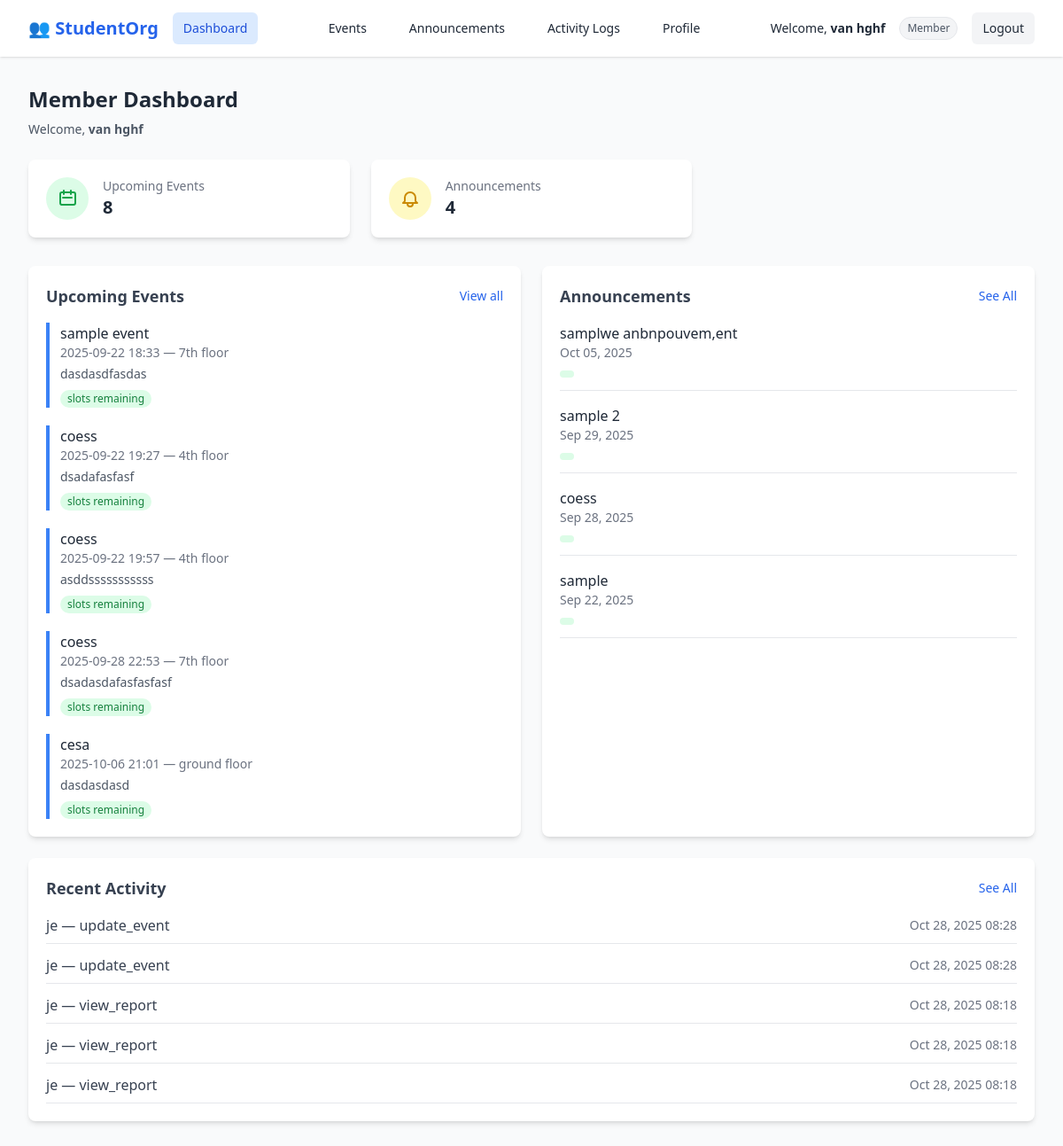
/dashboard/member/ (signed in), run on the app's committed database.
### accounts/models.py (models this page shows, shortened)
class Event(models.Model):
    title = models.CharField(max_length=200)
    start_datetime = models.DateTimeField(default=timezone.now)
    end_datetime = models.DateTimeField(default=timezone.now)
    location = models.CharField(max_length=255, default="TBA")
    max_slots = models.PositiveIntegerField(default=200)
    description = models.TextField(blank=True, null=True)

class Announcement(models.Model):
    title = models.CharField(max_length=255)
    content = models.TextField()
    created_at = models.DateTimeField(auto_now_add=True)
    author = models.ForeignKey(User, on_delete=models.CASCADE)

class AuditLog(models.Model):
    user = models.ForeignKey(settings.AUTH_USER_MODEL, on_delete=models.SET_NULL, null=True, blank=True)
    action = models.CharField(max_length=255)
    target = models.CharField(max_length=255, null=True, blank=True)
    timestamp = models.DateTimeField(auto_now_add=True)

### accounts/views.py (the view)
# urls.py: path('dashboard/member/', views.member_dashboard, name="member_dashboard"),
@login_required
def member_dashboard(request):
    total_events = Event.objects.count()
    total_announcements = Announcement.objects.count()
    events = Event.objects.order_by('start_datetime')[:5]
    announcements = Announcement.objects.order_by('-created_at')[:5]
    logs = AuditLog.objects.order_by('-timestamp')[:5]
    return render(request, "accounts/member_dashboard.html", {
        'total_events': total_events,
        'total_announcements': total_announcements,
        'events': events,
        'announcements': announcements,
        'logs': logs,
    })

### accounts/templates/accounts/member_dashboard.html (shortened to what this page needs)
{% extends "accounts/base.html" %}
{% block content %}
<div class="max-w-7xl mx-auto px-4 sm:px-6 lg:px-8 py-8">
  <div class="text-center md:text-left mb-6">
    <h1 class="text-2xl font-bold text-gray-800 mb-2">Member Dashboard</h1>
    <p class="text-gray-600 text-sm">
      Welcome, <strong>{{ user.get_full_name|default:user.username }}</strong>
    </p>
  </div>
  <div class="grid grid-cols-1 sm:grid-cols-2 md:grid-cols-3 gap-4 sm:gap-6 mb-8">
    <div class="bg-white shadow-md rounded-lg p-5 flex items-center space-x-4">
      <div class="p-3 bg-green-100 text-green-600 rounded-full flex-shrink-0">
        <svg xmlns="http://www.w3.org/2000/svg" class="h-6 w-6" fill="none"
             viewBox="0 0 24 24" stroke="currentColor">
          <path stroke-linecap="round" stroke-linejoin="round" stroke-width="2"
                d="M8 7V3m8 4V3m-9 8h10m-12 8h14a2 2 0 002-2V7a2 2 0 00-2-2H6a2 2 0 00-2 2v10a2 2 0 002 2z" />
        </svg>
      </div>
      <div>
        <p class="text-gray-500 text-sm">Upcoming Events</p>
        <p class="text-lg sm:text-xl font-semibold">{{ total_events }}</p>
      </div>
    </div>
    <div class="bg-white shadow-md rounded-lg p-5 flex items-center space-x-4">
      <div class="p-3 bg-yellow-100 text-yellow-600 rounded-full flex-shrink-0">
      </div>
      <div>
        <p class="text-gray-500 text-sm">Announcements</p>
        <p class="text-lg sm:text-xl font-semibold">{{ total_announcements }}</p>
      </div>
    </div>
  </div>
  <div class="grid grid-cols-1 lg:grid-cols-2 gap-6">
    <div class="bg-white shadow-md rounded-lg p-5">
      <div class="flex items-center justify-between mb-4">
        <h2 class="text-lg font-semibold text-gray-700">Upcoming Events</h2>
        <a href="{% url 'accounts:event_list' %}" class="text-blue-600 text-sm hover:underline">
          View all
        </a>
      </div>
      {% if events %}
        <div class="space-y-5">
          {% for event in events|slice:":5" %}
            <div class="border-l-4 border-blue-500 pl-3">
              <a href="{% url 'accounts:event_edit' event.id %}"
                 class="font-medium text-gray-800 hover:underline block">
                {{ event.title }}
              </a>
              <p class="text-sm text-gray-500">
                {{ event.start_datetime|date:"Y-m-d H:i" }} — {{ event.location|default:"TBA" }}
              </p>
              {% if event.description %}
                <p class="text-sm text-gray-600 mt-1">
                  {{ event.description|truncatewords:15 }}
                </p>
              {% endif %}
              {% if event.max_slots %}
                <span class="inline-block mt-2 text-xs bg-green-100 text-green-700 px-2 py-0.5 rounded-full">
                  {{ event.remaining }} slots remaining
                </span>
              {% endif %}
            </div>
          {% endfor %}
        </div>
      {% else %}
        <p class="text-gray-500 text-sm">No upcoming events available.</p>
      {% endif %}
    </div>
    <div class="bg-white shadow-md rounded-lg p-5">
      <div class="flex items-center justify-between mb-4">
        <h2 class="text-lg font-semibold text-gray-700">Announcements</h2>
        <a href="{% url 'accounts:announcement_list' %}" class="text-blue-600 text-sm hover:underline">
          See All
        </a>
      </div>
      {% if announcements %}
        <ul class="space-y-4">
          {% for ann in announcements %}
            <li class="border-b pb-2">
              <p class="font-medium text-gray-800">{{ ann.title }}</p>
              <p class="text-sm text-gray-500">{{ ann.created_at|date:"M d, Y" }}</p>
              <span class="inline-block mt-1 px-2 py-1 text-xs rounded-full
                {% if ann.priority == 'High' %}bg-red-100 text-red-600
                {% elif ann.priority == 'Medium' %}bg-yellow-100 text-yellow-600
                {% else %}bg-green-100 text-green-600{% endif %}">
              </span>
            </li>
          {% endfor %}
        </ul>
      {% else %}
        <p class="text-gray-500 text-sm">No announcements available.</p>
      {% endif %}
    </div>
  </div>
  <div class="bg-white shadow-md rounded-lg p-5 mt-6">
    <div class="flex items-center justify-between mb-4">
      <h2 class="text-lg font-semibold text-gray-700">Recent Activity</h2>
      <a href="{% url 'accounts:audit_log_list' %}" class="text-blue-600 text-sm hover:underline">
        See All
      </a>
    </div>
    {% if logs %}
      <ul class="space-y-3">
        {% for log in logs %}
          <li class="flex flex-col sm:flex-row sm:justify-between sm:items-center border-b pb-2">
            <span class="text-gray-700 text-sm sm:text-base">{{ log.user }} — {{ log.action }}</span>
            <span class="text-xs sm:text-sm text-gray-500 mt-1 sm:mt-0">
              {{ log.timestamp|date:"M d, Y H:i" }}
            </span>
          </li>
        {% endfor %}
      </ul>
    {% else %}
      <p class="text-gray-500 text-sm">No activity logs available.</p>
    {% endif %}
  </div>
</div>
{% endblock %}

### accounts/templates/accounts/base.html (shortened to what this page needs)
{% load static %}
<!DOCTYPE html>
<html lang="en">
<head>
 <script src="https://cdn.tailwindcss.com"></script>
 </head>
 <body
  class="{% if request.resolver_match.url_name in 'login register' %}
         min-h-screen flex items-center justify-center bg-gradient-to-br from-blue-50 to-indigo-100 text-gray-800
         {% else %}
         bg-gray-50 text-gray-800
         {% endif %}">
  {% if request.resolver_match.url_name not in 'login register' %}
  <nav class="bg-white shadow">
    <div class="max-w-7xl mx-auto px-4 sm:px-6 lg:px-8">
      <div class="flex justify-between h-16 items-center">
        <div class="flex items-center space-x-4">
          <span class="text-xl font-bold text-blue-600 flex items-center">
            👥 StudentOrg
          </span>
          {% if user.is_superuser %}
            <a href="{% url 'accounts:superadmin_dashboard' %}"
               class="px-3 py-2 rounded-md text-sm font-medium
               {% if request.resolver_match.url_name == 'superadmin_dashboard' %} bg-blue-100 text-blue-700 {% else %} hover:bg-gray-100 {% endif %}">
              Dashboard
            </a>
          {% elif user.member.role == "admin" %}
            <a href="{% url 'accounts:admin_dashboard' %}"
               class="px-3 py-2 rounded-md text-sm font-medium
               {% if request.resolver_match.url_name == 'admin_dashboard' %} bg-blue-100 text-blue-700 {% else %} hover:bg-gray-100 {% endif %}">
              Dashboard
            </a>
          {% else %}
            <a href="{% url 'accounts:member_dashboard' %}"
               class="px-3 py-2 rounded-md text-sm font-medium
               {% if request.resolver_match.url_name == 'member_dashboard' %} bg-blue-100 text-blue-700 {% else %} hover:bg-gray-100 {% endif %}">
              Dashboard
            </a>
          {% endif %}
        </div>
        {% if user.is_authenticated and user.member.role in "admin superadmin" %}
        <div class="flex space-x-6">
          <a href="{% url 'accounts:membership_list' %}"
             class="px-3 py-2 rounded-md text-sm font-medium
             {% if request.resolver_match.url_name == 'membership_list' %} bg-blue-100 text-blue-700 {% else %} hover:bg-gray-100 {% endif %}">
            Members
          </a>
          <a href="{% url 'accounts:event_list' %}"
             class="px-3 py-2 rounded-md text-sm font-medium
             {% if request.resolver_match.url_name == 'event_list' %} bg-blue-100 text-blue-700 {% else %} hover:bg-gray-100 {% endif %}">
            Events
          </a>
          <a href="{% url 'accounts:announcement_list' %}"
             class="px-3 py-2 rounded-md text-sm font-medium
             {% if request.resolver_match.url_name == 'announcement_list' %} bg-blue-100 text-blue-700 {% else %} hover:bg-gray-100 {% endif %}">
            Announcements
          </a>
          <a href="{% url 'accounts:audit_log_list' %}"
             class="px-3 py-2 rounded-md text-sm font-medium
             {% if request.resolver_match.url_name == 'audit_log_list' %} bg-blue-100 text-blue-700 {% else %} hover:bg-gray-100 {% endif %}">
            Activity Logs
          </a>
          <a href="{% url 'accounts:profile_update' %}"
             class="px-3 py-2 rounded-md text-sm font-medium
             {% if request.resolver_match.url_name == 'profile_update' %} bg-blue-100 text-blue-700 {% else %} hover:bg-gray-100 {% endif %}">
            Profile
          </a>
        </div>
        {% else %}
        <div class="flex space-x-6">
          <a href="{% url 'accounts:event_list' %}"
             class="px-3 py-2 rounded-md text-sm font-medium
             {% if request.resolver_match.url_name == 'event_list' %} bg-blue-100 text-blue-700 {% else %} hover:bg-gray-100 {% endif %}">
            Events
          </a>
          <a href="{% url 'accounts:announcement_list' %}"
             class="px-3 py-2 rounded-md text-sm font-medium
             {% if request.resolver_match.url_name == 'announcement_list' %} bg-blue-100 text-blue-700 {% else %} hover:bg-gray-100 {% endif %}">
            Announcements
          </a>
          <a href="{% url 'accounts:audit_log_list' %}"
             class="px-3 py-2 rounded-md text-sm font-medium
             {% if request.resolver_match.url_name == 'audit_log_list' %} bg-blue-100 text-blue-700 {% else %} hover:bg-gray-100 {% endif %}">
            Activity Logs
          </a>
          <a href="{% url 'accounts:profile_update' %}"
             class="px-3 py-2 rounded-md text-sm font-medium
             {% if request.resolver_match.url_name == 'profile_update' %} bg-blue-100 text-blue-700 {% else %} hover:bg-gray-100 {% endif %}">
            Profile
          </a>
        </div>
        {% endif %}
        <div class="flex items-center space-x-4">
          <span class="text-sm">
            Welcome, <strong>{{ user.get_full_name|default:user.username }}</strong>
          </span>
          {% if user.is_superuser %}
            <span class="px-2 py-1 text-xs rounded-full bg-blue-100 text-blue-600 border border-blue-200">
              Superadmin
            </span>
          {% elif user.member.role == "admin" %}
            <span class="px-2 py-1 text-xs rounded-full bg-green-100 text-green-600 border border-green-200">
              Admin
            </span>
          {% else %}
            <span class="px-2 py-1 text-xs rounded-full bg-gray-100 text-gray-600 border border-gray-200">
              Member
            </span>
          {% endif %}
          <a href="{% url 'accounts:logout' %}"
             class="px-3 py-2 rounded-md bg-gray-100 hover:bg-gray-200 text-sm font-medium">
            Logout
          </a>
        </div>
      </div>
    </div>
  </nav>
  {% endif %}
  {% block content %}{% endblock %}
</body>
</html>

### data on the page
Event: title "sample event", start_datetime "2025-09-22 18:33", location "7th floor", description "dasdasdfasdas"
Event: title "coess", start_datetime "2025-09-22 19:27", location "4th floor", description "dsadafasfasf"
Event: title "coess", start_datetime "2025-09-22 19:57", location "4th floor", description "asddsssssssssss"
Event: title "coess", start_datetime "2025-09-28 22:53", location "7th floor", description "dsadasdafasfasfasf"
Event: title "cesa", start_datetime "2025-10-06 21:01", location "ground floor", description "dasdasdasd"
Announcement: title "samplwe anbnpouvem,ent", created_at "Oct 05, 2025"
Announcement: title "sample 2", created_at "Sep 29, 2025"
Announcement: title "coess", created_at "Sep 28, 2025"
Announcement: title "sample", created_at "Sep 22, 2025"
AuditLog: user "je", action "update_event", timestamp "Oct 28, 2025 08:28"
AuditLog: user "je", action "update_event", timestamp "Oct 28, 2025 08:28"
AuditLog: user "je", action "view_report", timestamp "Oct 28, 2025 08:18"
AuditLog: user "je", action "view_report", timestamp "Oct 28, 2025 08:18"
AuditLog: user "je", action "view_report", timestamp "Oct 28, 2025 08:18"

### other printed values
{{ user.get_full_name|default:user.username }} "van hghf"
{{ total_events }} "8"
{{ total_announcements }} "4"
